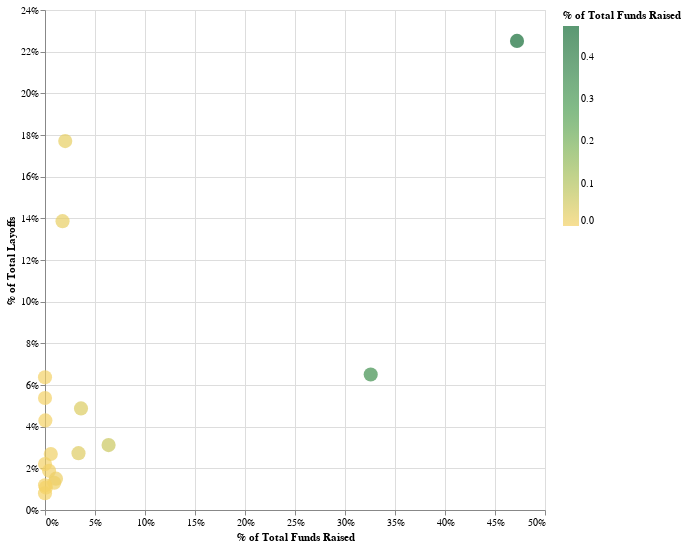

The code cell stored with this chart in its notebook:
### Code cell
import altair as alt
import pandas as pd

# Explore the proportion of funds raised as color luminance and % of layoffs by industry for top 50 companies having the highest layoffs

# Calculate the percentage of layoffs by industry for the top 50 companies
df_top_50 = layoffs_df.nlargest(50, 'Laid_Off_Count')
df_by_industry = df_top_50.groupby('Industry').sum()
df_by_industry['Laid_Off_Percent'] = df_by_industry['Laid_Off_Count'] / df_by_industry['Laid_Off_Count'].sum() 

# Calculate the percent of total funds raised for each industry
df_by_industry['Funds_Raised_Percent'] = df_by_industry['Funds_Raised'] / df_by_industry['Funds_Raised'].sum() 

# Create the scatter plot
chart = alt.Chart(df_by_industry.reset_index()).mark_circle().encode(
    alt.X('Funds_Raised_Percent:Q', title='% of Total Funds Raised', axis=alt.Axis(format='.0%')),
    alt.Y('Laid_Off_Percent:Q', title='% of Total Layoffs', axis=alt.Axis(format='.0%')),
    color=alt.Color('Funds_Raised_Percent:Q', scale=alt.Scale(scheme='goldgreen'), legend=alt.Legend(title='% of Total Funds Raised')),
    tooltip=['Industry', 'Laid_Off_Percent', 'Funds_Raised_Percent'],
    text='Industry'
).properties(
    width=500,
    height=500
).configure_circle(
    size=200
)

chart

### Figure 1 — Vega-Lite specification as saved in the notebook (floating-point values rounded to 4 significant figures)
{"config": {"view": {"continuousWidth": 400, "continuousHeight": 300}, "circle": {"size": 200}}, "data": {"name": "data-c7f33c3608e1b6ae72c5c966e2073754"}, "mark": "circle", "encoding": {"color": {"field": "Funds_Raised_Percent", "legend": {"title": "% of Total Funds Raised"}, "scale": {"scheme": "goldgreen"}, "type": "quantitative"}, "text": {"field": "Industry", "type": "nominal"}, "tooltip": [{"field": "Industry", "type": "nominal"}, {"field": "Laid_Off_Percent", "type": "quantitative"}, {"field": "Funds_Raised_Percent", "type": "quantitative"}], "x": {"axis": {"format": ".0%"}, "field": "Funds_Raised_Percent", "title": "% of Total Funds Raised", "type": "quantitative"}, "y": {"axis": {"format": ".0%"}, "field": "Laid_Off_Percent", "title": "% of Total Layoffs", "type": "quantitative"}}, "height": 500, "width": 500, "$schema": "https://vega.github.io/schema/vega-lite/v4.17.0.json", "datasets": {"data-c7f33c3608e1b6ae72c5c966e2073754": [{"Industry": "Construction", "Laid_Off_Count": 2434.0, "Funds_Raised": 1600.0, "Percentage": 1.0, "Laid_Off_Percent": 0.01308, "Funds_Raised_Percent": 0.00924}, {"Industry": "Consumer", "Laid_Off_Count": 41900.0, "Funds_Raised": 81730.0, "Percentage": 0.89, "Laid_Off_Percent": 0.2252, "Funds_Raised_Percent": 0.472}, {"Industry": "Crypto", "Laid_Off_Count": 2000.0, "Funds_Raised": 156.0, "Percentage": 0.3, "Laid_Off_Percent": 0.01075, "Funds_Raised_Percent": 0.0009009}, {"Industry": "Education", "Laid_Off_Count": 5800.0, "Funds_Raised": 11010.0, "Percentage": 0.05, "Laid_Off_Percent": 0.03117, "Funds_Raised_Percent": 0.06359}, {"Industry": "Finance", "Laid_Off_Count": 3500.0, "Funds_Raised": 712.0, "Percentage": 0.57, "Laid_Off_Percent": 0.01881, "Funds_Raised_Percent": 0.004112}, {"Industry": "Fitness", "Laid_Off_Count": 2800.0, "Funds_Raised": 1900.0, "Percentage": 0.2, "Laid_Off_Percent": 0.01505, "Funds_Raised_Percent": 0.01097}, {"Industry": "Food", "Laid_Off_Count": 5077.0, "Funds_Raised": 5800.0, "Percentage": 0.1, "Laid_Off_Percent": 0.02728, "Funds_Raised_Percent": 0.0335}, {"Industry": "HR", "Laid_Off_Count": 2200.0, "Funds_Raised": 5.0, "Percentage": 0.15, "Laid_Off_Percent": 0.01182, "Funds_Raised_Percent": 2.888e-05}, {"Industry": "Hardware", "Laid_Off_Count": 11850.0, "Funds_Raised": 0.0, "Percentage": 0.14, "Laid_Off_Percent": 0.06368, "Funds_Raised_Percent": 0.0}, {"Industry": "Healthcare", "Laid_Off_Count": 10000.0, "Funds_Raised": 0.0, "Percentage": 0.18, "Laid_Off_Percent": 0.05374, "Funds_Raised_Percent": 0.0}, {"Industry": "Infrastructure", "Laid_Off_Count": 4100.0, "Funds_Raised": 2.0, "Percentage": 0.05, "Laid_Off_Percent": 0.02203, "Funds_Raised_Percent": 1.155e-05}, {"Industry": "Marketing", "Laid_Off_Count": 1500.0, "Funds_Raised": 0.0, "Percentage": 0.15, "Laid_Off_Percent": 0.008061, "Funds_Raised_Percent": 0.0}, {"Industry": "Other", "Laid_Off_Count": 25800.0, "Funds_Raised": 3038.0, "Percentage": 0.48, "Laid_Off_Percent": 0.1386, "Funds_Raised_Percent": 0.01754}, {"Industry": "Real Estate", "Laid_Off_Count": 5000.0, "Funds_Raised": 1002.0, "Percentage": 0.58, "Laid_Off_Percent": 0.02687, "Funds_Raised_Percent": 0.005787}, {"Industry": "Retail", "Laid_Off_Count": 32950.0, "Funds_Raised": 3503.0, "Percentage": 0.77, "Laid_Off_Percent": 0.1771, "Funds_Raised_Percent": 0.02023}, {"Industry": "Sales", "Laid_Off_Count": 8000.0, "Funds_Raised": 65.0, "Percentage": 0.1, "Laid_Off_Percent": 0.04299, "Funds_Raised_Percent": 0.0003754}, {"Industry": "Transportation", "Laid_Off_Count": 12100.0, "Funds_Raised": 56400.0, "Percentage": 0.82, "Laid_Off_Percent": 0.06502, "Funds_Raised_Percent": 0.3257}, {"Industry": "Travel", "Laid_Off_Count": 9075.0, "Funds_Raised": 6234.0, "Percentage": 0.92, "Laid_Off_Percent": 0.04877, "Funds_Raised_Percent": 0.036}]}}
